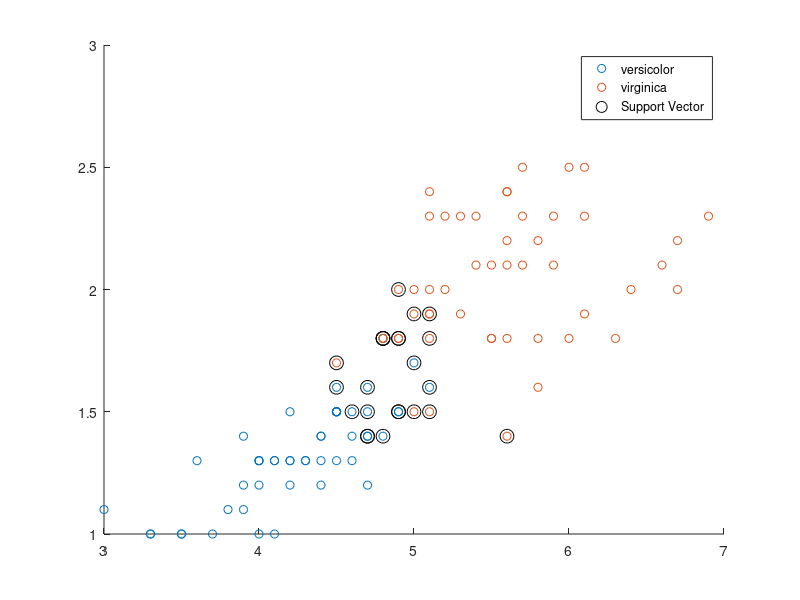

This figure's MATLAB source:
clc;clear;close all;


load fisheriris
inds = ~strcmp(species,'setosa');
X = meas(inds,3:4);
y = species(inds);


SVMModel = fitcsvm(X,y);


classOrder = SVMModel.ClassNames;


sv = SVMModel.SupportVectors;
figure
gscatter(X(:,1),X(:,2),y)
hold on
plot(sv(:,1),sv(:,2),'ko','MarkerSize',10)
legend('versicolor','virginica','Support Vector')
hold off
